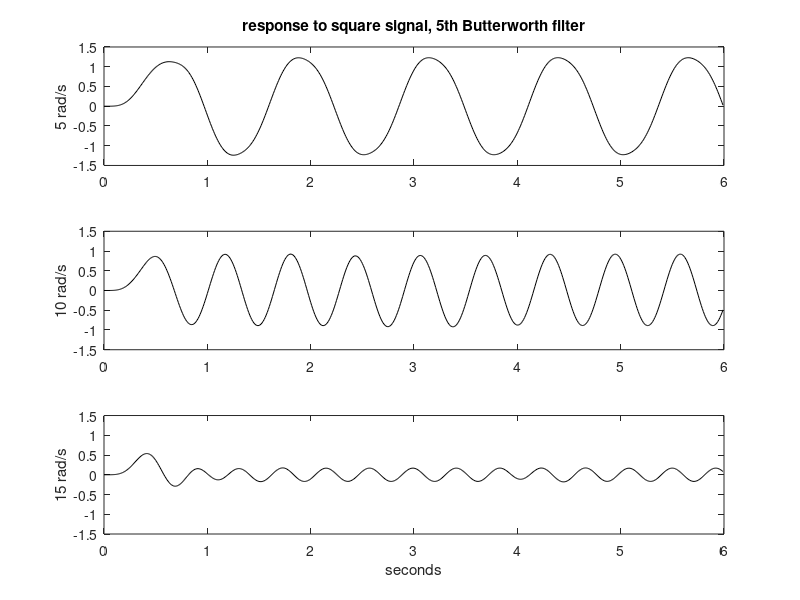

MATLAB code to generate this figure:
% Response of Butterworth filter to square signal near cut-off
wc=10; % desired cut-off frequency
N=5; % order of the filter
[num,den]=butter(N,wc,'s'); %analog Butterworth filter
G=tf(num,den); %transfer function
fs=100; %sampling frequency in Hz
tiv=1/fs; %time interval between samples;
t=0:tiv:(6-tiv); %time intervals set (6 seconds)

% Input square signal 1
wu=5; %signal frequency in rad/s
u=square(wu*t); %input signal data set
[y,ty]=lsim(G,u,t); %computes the system output
subplot(3,1,1); plot(t,y,'k'); %plots output signal
axis([0 6 -1.5 1.5]); ylabel('5 rad/s')
title('response to square signal, 5th Butterworth filter');

% Input square signal 2
wu=10; %signal frequency in rad/s
u=square(wu*t); %input signal data set
[y,ty]=lsim(G,u,t); %computes the system output
subplot(3,1,2); plot(t,y,'k'); %plots output signal
axis([0 6 -1.5 1.5]); ylabel('10 rad/s')

% Input square signal 3
wu=15; %signal frequency in rad/s
u=square(wu*t); %input signal data set
[y,ty]=lsim(G,u,t); %computes the system output
subplot(3,1,3); plot(t,y,'k'); %plots output signal
axis([0 6 -1.5 1.5]); ylabel('15 rad/s')

xlabel('seconds'); 
